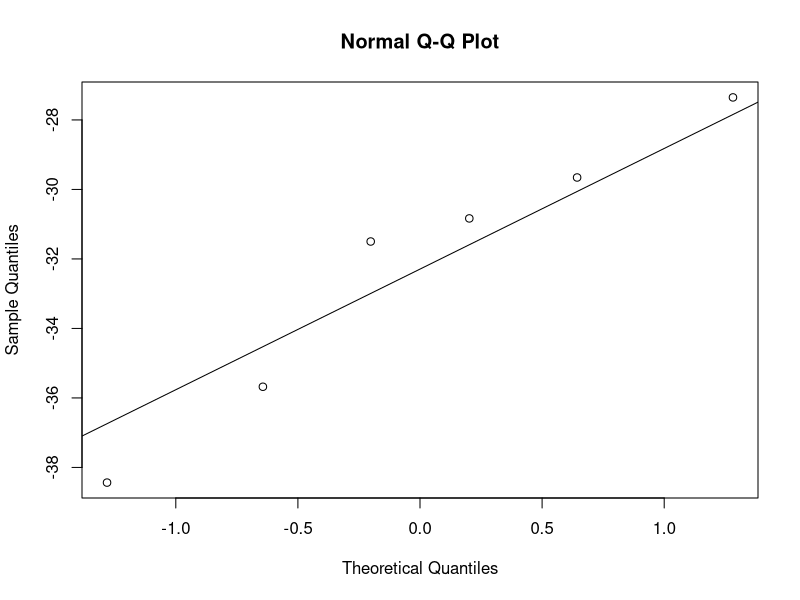
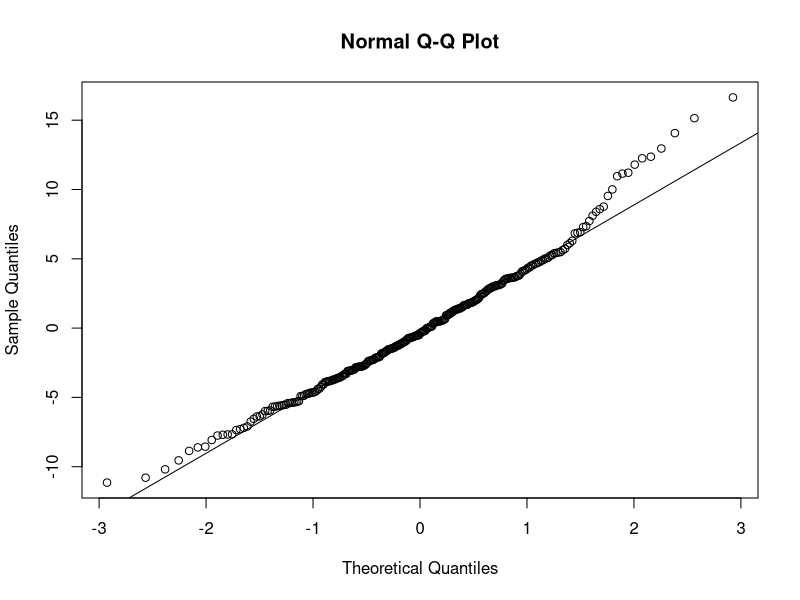
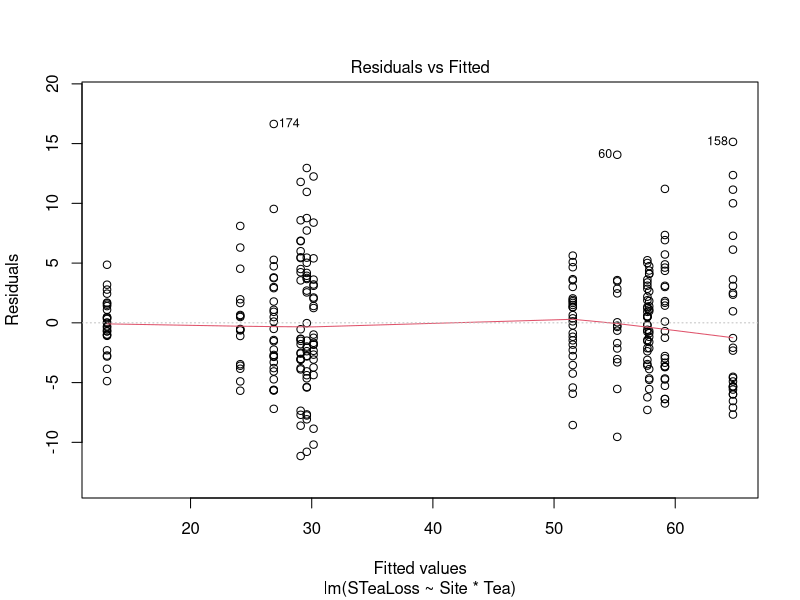
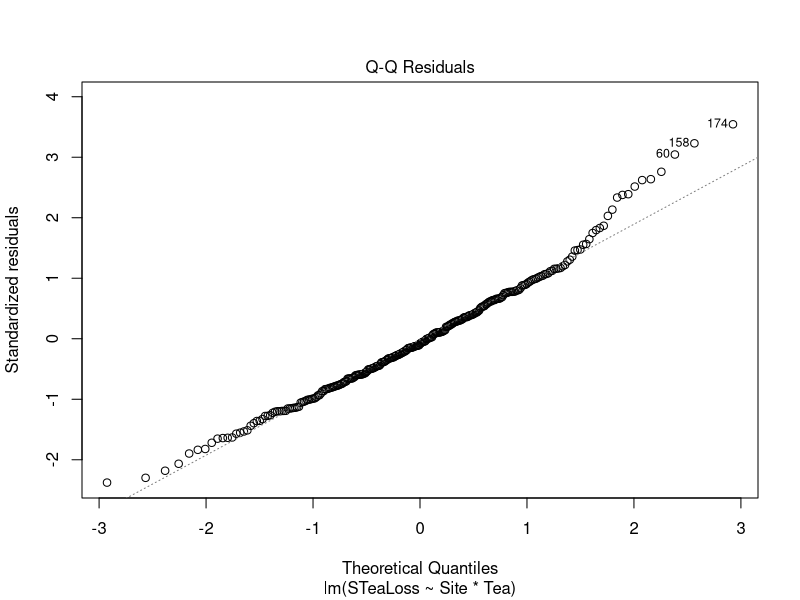
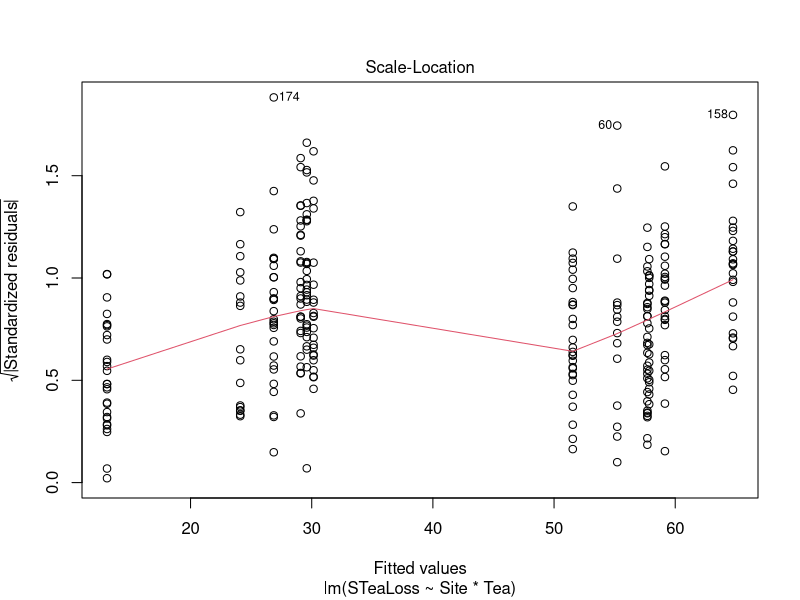
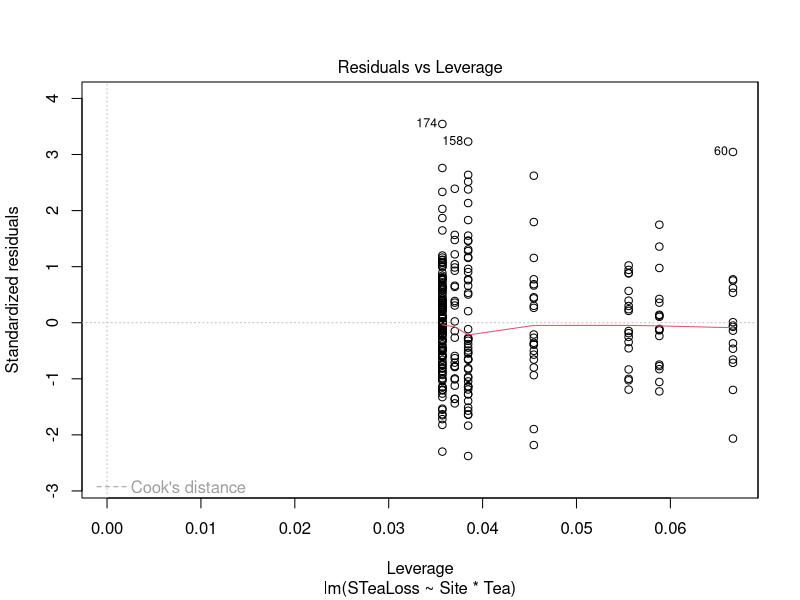
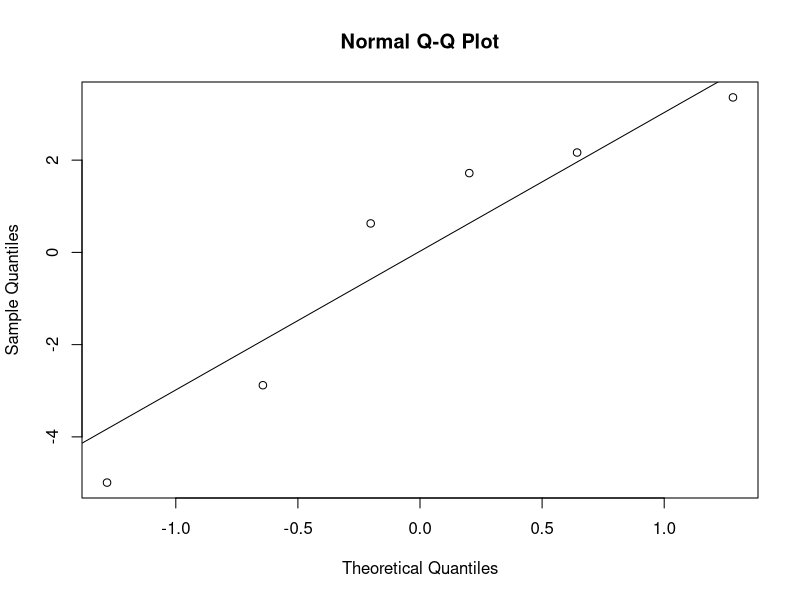
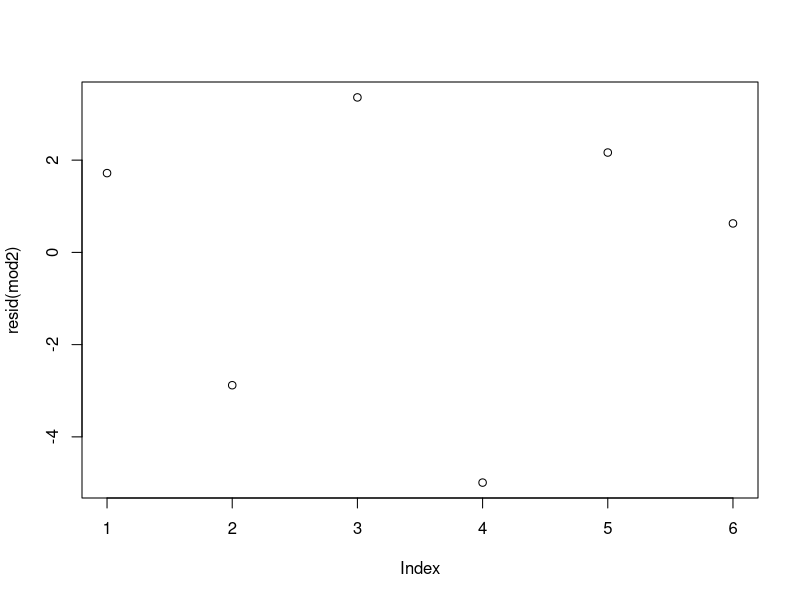

These figures' R source, in order:
### Basic statistical analysis ###
## Global decomposition dataset
# Bradford, Mark A. et al. (2018). Data from: A test of the hierarchical model of litter decomposition [Dataset]. Dryad. https://doi.org/10.5061/dryad.c44h0

library(here)
library(tidyverse)
library(coin)

####################
### Read in data ###
####################
### Decomposition data
dat <- read.csv(here("data", "BradfordVeenLitDecompDATA.csv"))

####################
### Data summary ###
####################
### Mean & standard deviation by site and litter type
sdat <- dat %>% group_by(Site, Lit, Tea) %>%
  summarize(across(Temp1:LitFinCN, list(n = ~sum(!is.na(.)),
                                        mean = ~mean(., na.rm = TRUE),
                                        sd = ~sd(., na.rm = TRUE))))

#########################
### Statistical tests ###
#########################
### t-test: Compare two means

## In the Bradford dataset, the litter and tea types are all incubated at each site, so the observations are paired. We will account for that non-independence using a paired t-test.
##
# 1) Move paired observations of decomp rate for red and green tea into two columns
# 2) Calculate difference in decomposition rate for red & green tea in each quadrat
# 3) Site-level means. We could make use of the replicates within sites, but that would require a more complex model. We'll keep it simple here.

ptdat <- dat %>% select(c(Site, Quadrat, Tea, STeaLoss)) %>%
                 pivot_wider(names_from = Tea, values_from = STeaLoss) %>%
                 mutate(diffs = Red - Green) %>%
                 group_by(Site) %>%
                 summarize(across(Green:diffs, list(n = ~sum(!is.na(.)),
                                                  mean = ~mean(., na.rm = TRUE),
                                                  sd = ~sd(., na.rm = TRUE))))

## Check assumptions of paired t-test
# Normality of differences using normal probability plot
qqnorm(ptdat$diffs_mean)
qqline(ptdat$diffs_mean)
# (Difficult to assess with only 6 observations)

t.test(ptdat$Red_mean, ptdat$Green_mean, paired = TRUE, alternative = "two.sided")
  
## Alternatively, use a resampling (bootstrap) approach
#resampling test for paired differences from coin package
coin::wilcoxsign_test(ptdat$Red_mean ~ ptdat$Green_mean, distribution="exact")

### ANOVA: Compare means across two or more groups ###
# Visualize the data first
site.pl <- dat %>% ggplot(aes(x = Site, y = STeaLoss, fill = Tea)) +
                   geom_boxplot()

# Note that the model below is too simple for the paired design of the Bradford dataset. Code is provided for example purposes only.

mod1 <- lm(STeaLoss ~ Site*Tea, data = dat)
 
## Check assumptions on residuals 
# Normality of residuals using normal probability plot
qqnorm(resid(mod1))
qqline(resid(mod1))

# Homogeneity of variances
plot(mod1)

## Results
summary(mod1)
anova(mod1)

## Tukey's post-hoc test to determine which groups differ
mod1.aov <- aov(STeaLoss ~ Site*Tea, data = dat)
mod1.tuk <- TukeyHSD(mod1.aov, conf.level=0.95)

### Regression: linear relationship between two variables ###
# Note this code is provided for demonstration. n=6 is insufficient for regression analysis.
# First plot the data
temp.pl <- sdat %>% filter(Tea == "Green") %>%
                     ggplot(aes(x = Temp2_mean, y = STeaLoss_mean)) +
                     geom_point()
# linearity ok... 

## Simple linear regression
mod2 <- sdat %>% filter(Tea == "Red") %>%
        lm(STeaLoss_mean ~ Temp2_mean, data = .)

## Check remaining assumptions on residuals
# Normality
qqnorm(resid(mod2))
qqline(resid(mod2))

# Homogeneity of variances
plot(resid(mod2))

## Results
summary(mod2)


#################  
### Exercises ###
#################
## 1) Is there a difference in decomposition rate between the two types of leaf litter incubated at each site?

## 2) Is there evidence for a relationship between leaf litter decomposition and temperature.
